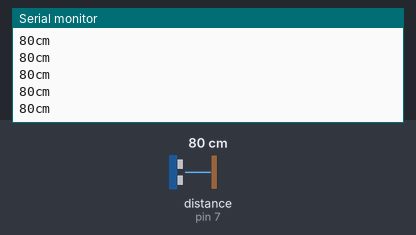
A sketch run on a simulated Arduino Uno, built with avr-gcc and run on an emulated ATmega328P. Parts: the last lines printed to the serial monitor. Inputs (shaded band) come from the test bench; at power-on: distance to the obstacle (sensor on pin 7) 80 cm. The echo pulse lasts 58.3 µs per cm.

Above: at 1.2 s.
1.3 s: distance to the obstacle (sensor on pin 7) set to 2 cm
At 1.48 s:
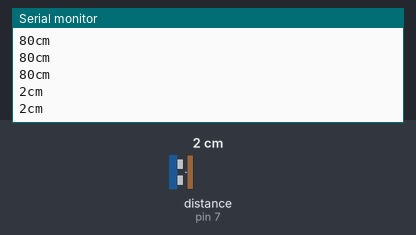
2.8 s: distance to the obstacle (sensor on pin 7) set to 120 cm
At 2.89 s:
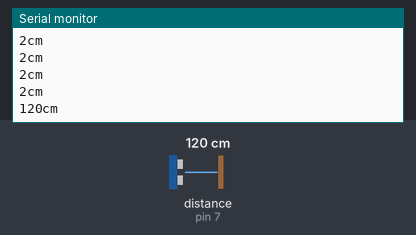
Timing chart, 0 to 5.8 s (numbered marks = the images above; inputs shaded):
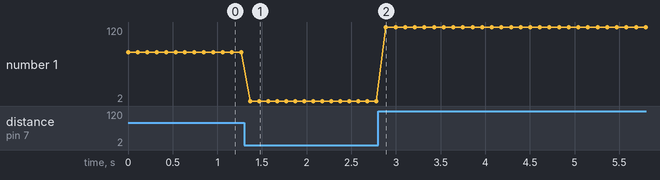

The sketch:

11_18219070_01.ino
```cpp
// C++ code
//
const int SignalPin = 7;
void setup()
{
  Serial.begin(9600);
}

void loop()
{
  long duration, cm;

  pinMode(SignalPin, OUTPUT);
  digitalWrite(SignalPin, LOW);
  delayMicroseconds(2);
  digitalWrite(SignalPin, HIGH);
  delayMicroseconds(5);
  digitalWrite(SignalPin, LOW);

  pinMode(SignalPin, INPUT);
  duration = pulseIn(SignalPin, HIGH);
  cm = microsecondsToCentimeters(duration);
  Serial.print(cm);
  Serial.print("cm \n");
  delay (100);
}

long microsecondsToCentimeters(long microseconds){
  return microseconds/29/2;
}
```

Measured:
- after the input at 1.3 s, the serial monitor: prints a new line after 0.07 s (image 1)
- after the input at 2.8 s, the serial monitor: prints a new line after 0.09 s (image 2)
- plotted number 1: 80 → 2 after the input at 1.3 s, 2 → 120 after the input at 2.8 s
